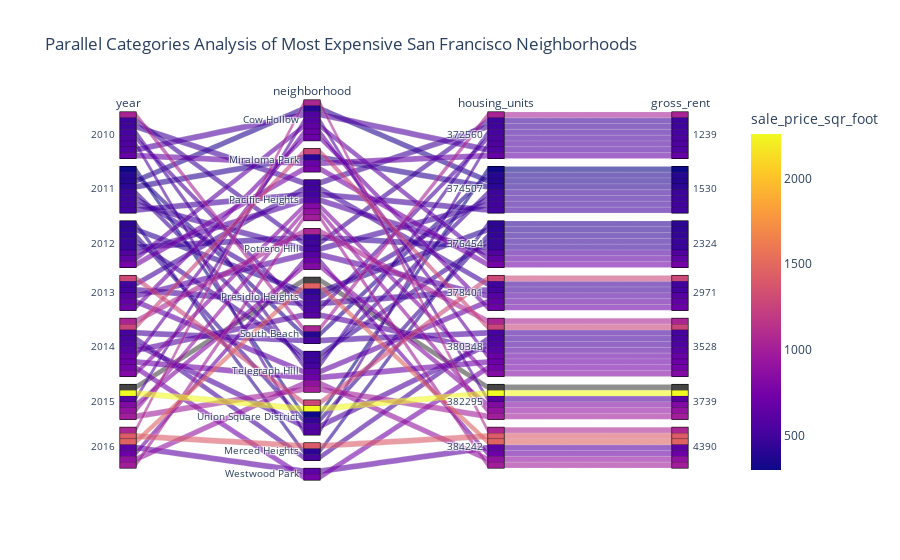

Here is the notebook cell this chart was saved with:
### Markdown cell above
### Create a parallel coordinates plot and parallel categories plot of most expensive neighborhoods in San Francisco per year

### Code cell
# Parallel Categories Plot
sfo_parallel_cat =px.parallel_categories(
        top_10_per_year,
        title='Parallel Categories Analysis of Most Expensive San Francisco Neighborhoods',
        color='sale_price_sqr_foot',
        width=1500
    )

sfo_parallel_cat

### Figure 1 — Plotly figure (JSON) as saved in the notebook; plotly's stock layout.template omitted (floating-point values rounded to 4 significant figures)
{"data": [{"dimensions": [{"label": "year", "values": [2010, 2010, 2010, 2010, 2010, 2010, 2010, 2010, 2011, 2011, 2011, 2011, 2011, 2011, 2011, 2011, 2012, 2012, 2012, 2012, 2012, 2012, 2012, 2012, 2013, 2013, 2013, 2013, 2013, 2013, 2014, 2014, 2014, 2014, 2014, 2014, 2014, 2014, 2014, 2014, 2015, 2015, 2015, 2015, 2015, 2015, 2016, 2016, 2016, 2016, 2016, 2016, 2016]}, {"label": "neighborhood", "values": ["Cow Hollow", "Miraloma Park", "Pacific Heights", "Potrero Hill", "Presidio Heights", "South Beach", "Telegraph Hill", "Union Square District", "Cow Hollow", "Miraloma Park", "Pacific Heights", "Potrero Hill", "Presidio Heights", "South Beach", "Telegraph Hill", "Union Square District", "Cow Hollow", "Merced Heights", "Miraloma Park", "Pacific Heights", "Potrero Hill", "Presidio Heights", "Telegraph Hill", "Union Square District", "Cow Hollow", "Pacific Heights", "Potrero Hill", "Presidio Heights", "Telegraph Hill", "Union Square District", "Cow Hollow", "Merced Heights", "Miraloma Park", "Pacific Heights", "Potrero Hill", "Presidio Heights", "South Beach", "Telegraph Hill", "Union Square District", "Westwood Park", "Cow Hollow", "Pacific Heights", "Potrero Hill", "Presidio Heights", "Telegraph Hill", "Union Square District", "Cow Hollow", "Merced Heights", "Pacific Heights", "Potrero Hill", "Presidio Heights", "Telegraph Hill", "Westwood Park"]}, {"label": "housing_units", "values": [372560, 372560, 372560, 372560, 372560, 372560, 372560, 372560, 374507, 374507, 374507, 374507, 374507, 374507, 374507, 374507, 376454, 376454, 376454, 376454, 376454, 376454, 376454, 376454, 378401, 378401, 378401, 378401, 378401, 378401, 380348, 380348, 380348, 380348, 380348, 380348, 380348, 380348, 380348, 380348, 382295, 382295, 382295, 382295, 382295, 382295, 384242, 384242, 384242, 384242, 384242, 384242, 384242]}, {"label": "gross_rent", "values": [1239, 1239, 1239, 1239, 1239, 1239, 1239, 1239, 1530, 1530, 1530, 1530, 1530, 1530, 1530, 1530, 2324, 2324, 2324, 2324, 2324, 2324, 2324, 2324, 2971, 2971, 2971, 2971, 2971, 2971, 3528, 3528, 3528, 3528, 3528, 3528, 3528, 3528, 3528, 3528, 3739, 3739, 3739, 3739, 3739, 3739, 4390, 4390, 4390, 4390, 4390, 4390, 4390]}], "domain": {"x": [0, 1], "y": [0, 1]}, "line": {"color": [569.4, 680.6, 496.5, 491.5, 549.4, 1037.0, 524.8, 569.2, 390.6, 414.7, 509.0, 503.1, 493.8, 388.6, 483.4, 302.1, 644.8, 421.1, 756.2, 586.2, 466.6, 426.6, 465.8, 445.2, 707.4, 503.9, 598.7, 512.8, 653.3, 1290.0, 691.9, 528.7, 1268.0, 824.7, 1045.0, 603.5, 524.6, 708.2, 558.3, 743.0, 598.6, 910.2, 821.3, null, 997.0, 2259.0, 1059.0, 1417.0, 996.4, 707.7, 1466.0, 903.0, 631.2], "coloraxis": "coloraxis"}, "name": "", "type": "parcats"}], "layout": {"autosize": true, "coloraxis": {"colorbar": {"title": {"text": "sale_price_sqr_foot"}}, "colorscale": [[0, "#0d0887"], [0.1111, "#46039f"], [0.2222, "#7201a8"], [0.3333, "#9c179e"], [0.4444, "#bd3786"], [0.5556, "#d8576b"], [0.6667, "#ed7953"], [0.7778, "#fb9f3a"], [0.8889, "#fdca26"], [1, "#f0f921"]]}, "legend": {"tracegroupgap": 0}, "title": {"text": "Parallel Categories Analysis of Most Expensive San Francisco Neighborhoods"}}}
